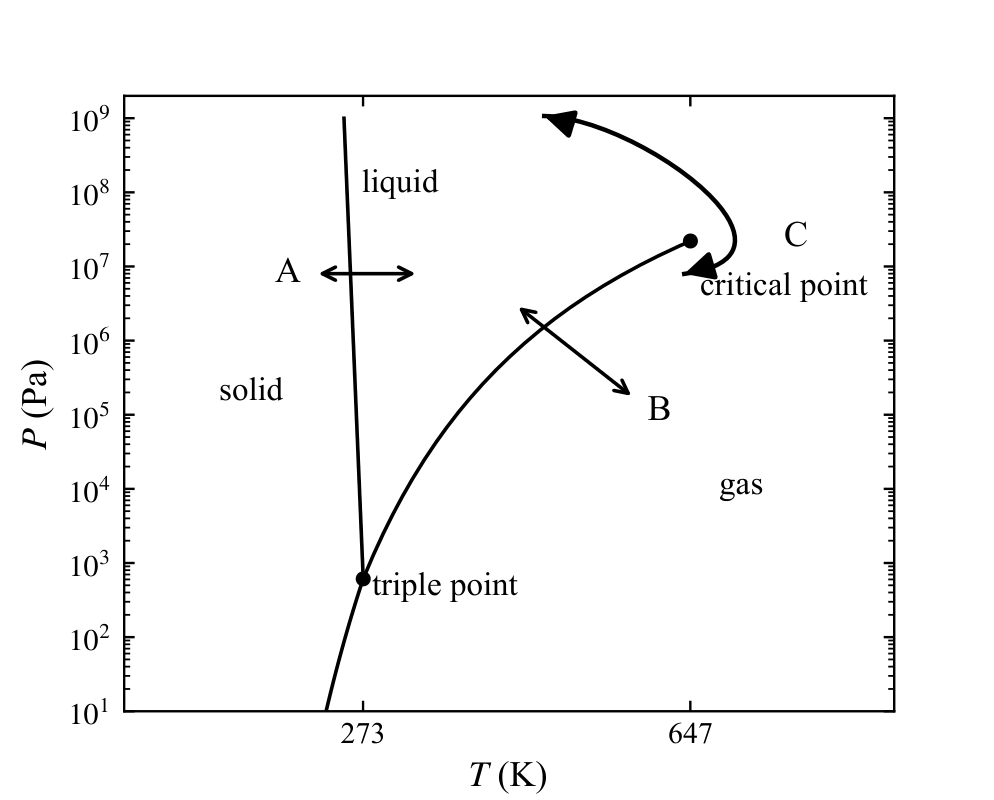

Source code (Python):
# -*- coding: utf-8 -*-
# 图 6.4 水的相图：固-液近竖直线、液-气饱和曲线、三相点/临界点、路径 A/B/C
import sys
sys.path.insert(0, r'E:\AI整理书籍\磁学\book\fig_src')
import numpy as np
import matplotlib.pyplot as plt
from matplotlib.patches import FancyArrowPatch
from matplotlib.ticker import NullLocator, FixedLocator, FixedFormatter
from mplstyle import new_fig, save_fig

fig, ax = new_fig(4.6, 3.7)

# liquid-gas saturation curve: ln P = 24.57 - 4958/T (fits 611.7 Pa @ 273.16 K, 2.21e7 Pa @ 647.1 K)
Tsat = np.linspace(273.16, 647.1, 200)
Psat = np.exp(24.57 - 4958.0 / Tsat)
# solid-gas sublimation curve: ln P = 28.81 - 6116/T
Tsub = np.linspace(230.6, 273.16, 100)
Psub = np.exp(28.81 - 6116.0 / Tsub)
# solid-liquid: nearly vertical, melting point drops ~3.54 K per decade of P
Psl = np.logspace(np.log10(611.7), 9, 100)
Tsl = 273.16 - 3.54 * (np.log10(Psl) - np.log10(611.7))

ax.plot(Tsat, Psat, 'k-', lw=1.2)
ax.plot(Tsub, Psub, 'k-', lw=1.2)
ax.plot(Tsl, Psl, 'k-', lw=1.2)
ax.plot([273.16], [611.7], 'ko', ms=4)
ax.plot([647.1], [2.2064e7], 'ko', ms=4)

# region labels
ax.text(315, 1.3e8, 'liquid', ha='center', va='center', fontsize=11)
ax.text(145, 2.0e5, 'solid', ha='center', va='center', fontsize=11)
ax.text(705, 1.1e4, 'gas', ha='center', va='center', fontsize=11)
ax.text(283, 470, 'triple point', ha='left', va='center', fontsize=11)
ax.text(658, 5.2e6, 'critical point', ha='left', va='center', fontsize=11)

# path A: horizontal double arrow crossing the solid-liquid line
ax.annotate('', xy=(340, 8e6), xytext=(215, 8e6),
            arrowprops=dict(arrowstyle='<->', lw=1.2, color='k'))
ax.text(202, 8e6, 'A', ha='right', va='center', fontsize=12)
# path B: slanted double arrow crossing the saturation curve
ax.annotate('', xy=(585, 1.6e5), xytext=(445, 3.2e6),
            arrowprops=dict(arrowstyle='<->', lw=1.2, color='k'))
ax.text(598, 1.1e5, 'B', ha='left', va='center', fontsize=12)
# path C: large arc passing to the right of the critical point (gas -> liquid)
# cubic Bezier in (T, log10 P); tail stays above the 'critical point' text
def bez(p0, p1, p2, p3, n=160):
    t = np.linspace(0, 1, n)[:, None]
    return ((1 - t) ** 3 * p0 + 3 * (1 - t) ** 2 * t * p1
            + 3 * (1 - t) * t ** 2 * p2 + t ** 3 * p3)

C0, C1, C2, C3 = np.array([640., 6.90]), np.array([800., 7.15]), \
    np.array([590., 9.00]), np.array([480., 9.03])
pts = bez(C0, C1, C2, C3)
ax.plot(pts[:, 0], 10 ** pts[:, 1], 'k-', lw=1.5)
# arrowheads at both ends, pointing outward along the path tangent
ax.annotate('', xy=(C0[0], 10 ** C0[1]),
            xytext=(C0[0] + 32, 10 ** (C0[1] + 0.11)),
            arrowprops=dict(arrowstyle='-|>', lw=1.5, color='k',
                            mutation_scale=20, shrinkA=0, shrinkB=0))
ax.annotate('', xy=(C3[0], 10 ** C3[1]),
            xytext=(C3[0] + 32, 10 ** (C3[1] - 0.11)),
            arrowprops=dict(arrowstyle='-|>', lw=1.5, color='k',
                            mutation_scale=20, shrinkA=0, shrinkB=0))
ax.text(768, 2.5e7, 'C', ha='center', va='center', fontsize=12)

ax.set_yscale('log')
ax.set_xlim(0, 880)
ax.set_ylim(10, 2e9)
ax.xaxis.set_major_locator(FixedLocator([273, 647]))
ax.xaxis.set_major_formatter(FixedFormatter(['273', '647']))
ax.xaxis.set_minor_locator(NullLocator())
yt = [1e1, 1e2, 1e3, 1e4, 1e5, 1e6, 1e7, 1e8, 1e9]
ax.yaxis.set_major_locator(FixedLocator(yt))
ax.yaxis.set_major_formatter(
    FixedFormatter([r'$10^{%d}$' % i for i in range(1, 10)]))
ax.set_xlabel(r'$T$ (K)', fontsize=12)
ax.set_ylabel(r'$P$ (Pa)', fontsize=12)

save_fig(fig, 'ch6', 'fig6_04')
